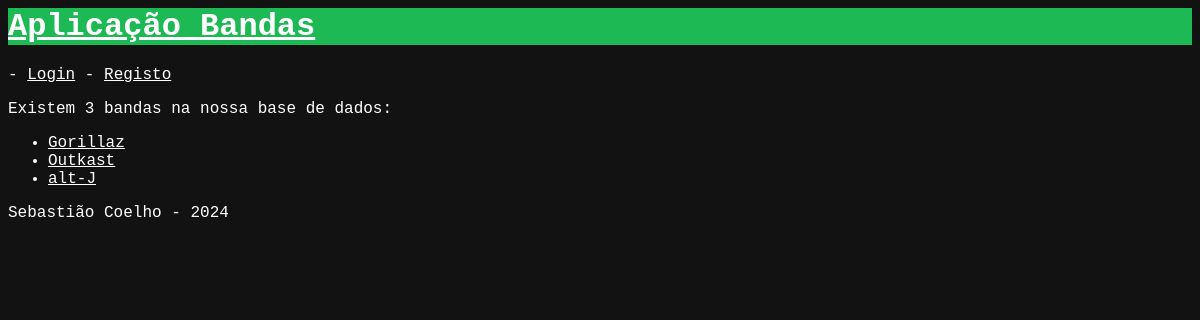
The app's page /bandas/, older data.
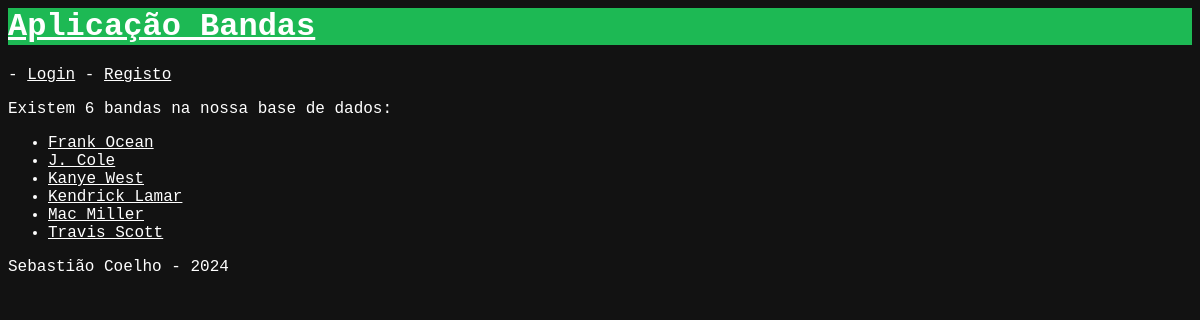
The same page, newer data.
### bandas/models.py (models this page shows)
class Banda(models.Model):
    nome = models.CharField(max_length=100)
    foto = models.ImageField(upload_to='bandas', null=True, blank=True)
    descricao = models.CharField(max_length=500)
    lancamento_primeiro_album = models.IntegerField()
    banda_ativa = models.BooleanField(default=False)
    def __str__(self):
        return self.nome

### bandas/views.py (the view)
# urls.py: path('', views.index_view, name='index'),
def index_view(request):
    context = {
        'bandas': Banda.objects.all().order_by('nome'),
    }
    return render(request, "bandas/index.html", context)

### bandas/templates/bandas/index.html
{% extends 'bandas/layout.html' %}
{% block content %}
    <p>Existem {{ bandas|length }} bandas na nossa base de dados:</p>
    <ul>
        {% for banda in bandas %}
            <li>
                <a href="{% url 'bandas:banda' banda.id %}">
                    {{ banda }}</a>
            </li>
        {% endfor %}
    </ul>
{% endblock %}

### bandas/templates/bandas/layout.html (shortened to what this page needs)
<html>
<head>
</head>
<body>
<header>
    <a href="{% url 'bandas:index' %}"><h1>Aplicação Bandas</h1></a>
</header>
<main>
    <nav>
        {% if user.is_authenticated %}
            - <a href="{% url 'logout' %}">Logout</a>
        {% else %}
            - <a href="{% url 'login' %}">Login</a>
            - <a href="{% url 'registo' %}">Registo</a>
        {% endif %}
    </nav>
    {% block content %}
    {% endblock %}
</main>
<footer>
    <p>Sebastião Coelho - 2024</p>
</footer>
</body>
</html>

### bandas/templates/bandas/layout.html (style rules this page uses)
body { font-family: "Courier New", serif; background: #121212; color: white; }
header { background: #1DB954; color: #191414; }
a { color: white; }

Row changes from the older to the newer data that the page shows:
removed Banda: nome "Gorillaz"
removed Banda: nome "Outkast"
removed Banda: nome "alt-J"
added Banda: nome "Frank Ocean"
added Banda: nome "J. Cole"
added Banda: nome "Kanye West"
added Banda: nome "Kendrick Lamar"
added Banda: nome "Mac Miller"
added Banda: nome "Travis Scott"
Text that changed along with them:
{{ bandas|length }}: "3" → "6"
